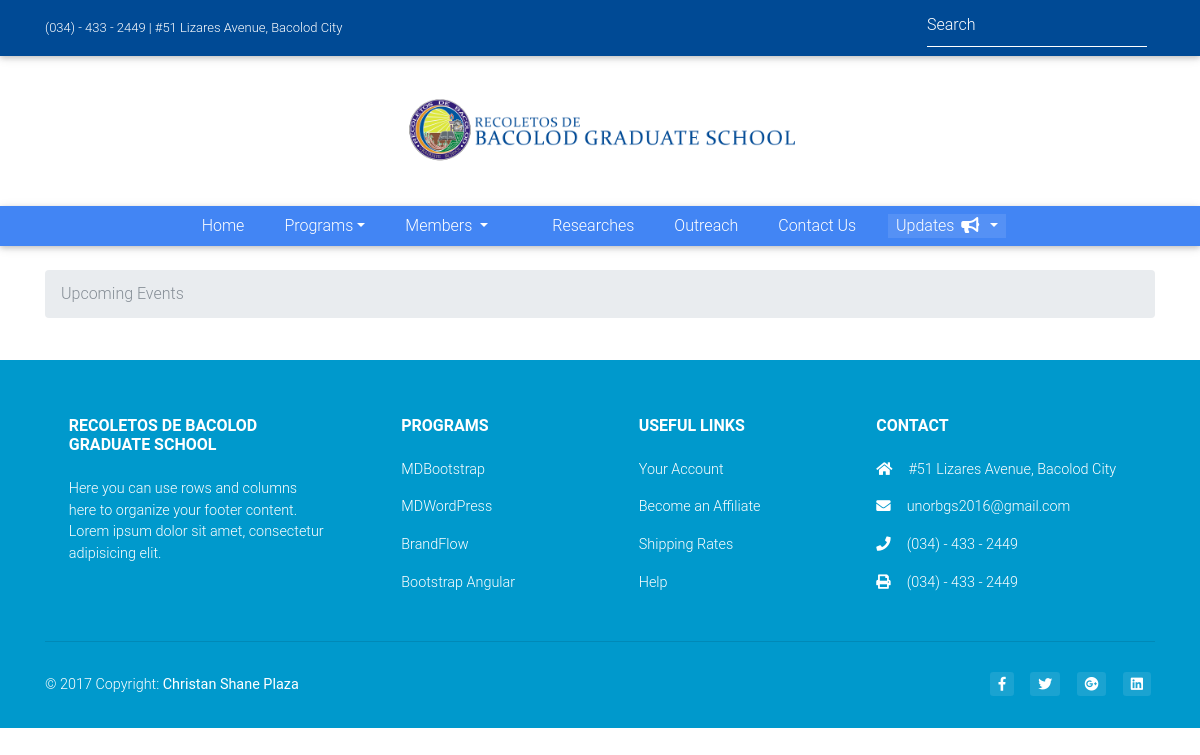
Page /upcomingevents on the earlier database version.
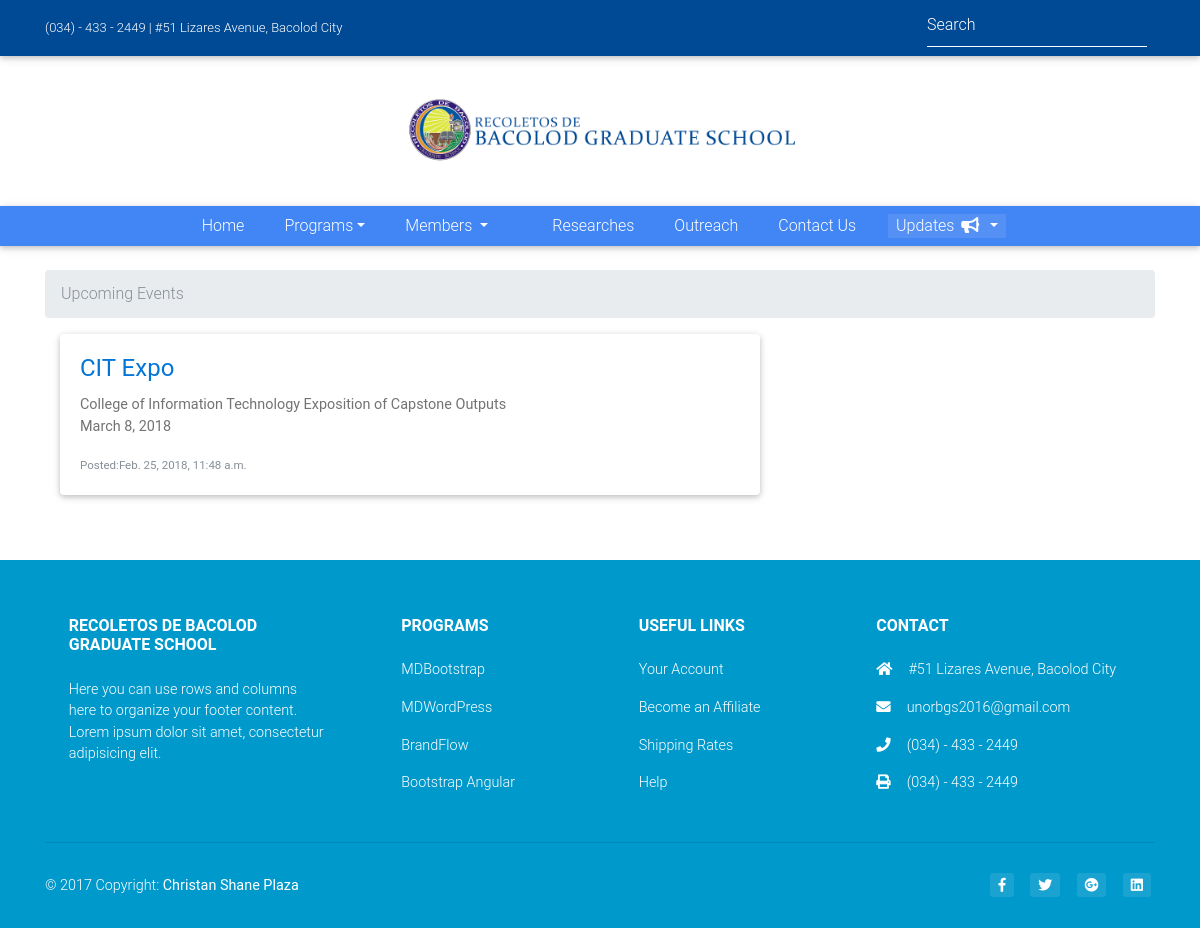
Same page on the later database version.
### website/models.py (models this page shows, shortened)
class UpcomingEvent(models.Model):
	event_name = models.CharField(null="",max_length=1000)
	event_details = models.CharField(null="",max_length=10000)
	event_date = models.DateField(null="")
	event_time = models.TimeField(null="", help_text="Format: HH:MM:SS, 24H. e.g 15:30:00 is 3:30PM")
	event_datecreated = models.DateTimeField(null="",auto_now_add=True)

### website/views.py (the view)
# urls.py: url(r'^upcomingevents', views.upcomingevents, name='upcomingevents'),
def upcomingevents(request, template_name='website/upcomingevents.html'):
	events_list = UpcomingEvent.objects.all().order_by('event_date')
	page = request.GET.get('page', 1)
	paginator = Paginator(events_list, 3)
	try:
		events = paginator.page(page)
	except PageNotAnInteger:
		events = paginator.page(1)
	except EmptyPage:
		events = paginator.page(paginator.num_pages)
	return render(request, template_name, {'events' : events})

### website/templates/website/upcomingevents.html (shortened to what this page needs)
{% extends 'website/base.html' %}
{% load static %}
{% block navbar %}
<nav class="navbar navbar-expand-lg navbar-dark primary-color">
    <div class="container">
        <div class="row mx-auto">
            <div class="col-lg-12">
                <div class="collapse navbar-collapse" id="basicExampleNav">
                    <ul class="navbar-nav ml-auto">
                        <li class="nav-item">
                          <a class="nav-link" href="/"> Home
                          </a>
                        </li>
                        <li class="nav-item dropdown menu-large ml-4">
                          <a class="nav-link dropdown-toggle dropdown-toggle-split" href="programs" data-toggle="dropdown" aria-haspopup="true" aria-expanded="false">Programs</a>
                        </li>
                        <li class="nav-item ml-4 dropdown">
                            <a class="nav-link dropdown-toggle" href="#" id="userMenu2" data-toggle="dropdown" aria-haspopup="true" aria-expanded="false">
                                Members
                            </a>
                        </li>
                        <li class="nav-item ml-4">
                          <a class="nav-link ml-4" href="/research">Researches</a>
                        </li>
                        <li class="nav-item ml-4">
                          <a class="nav-link" href="/outreach">Outreach</a>
                        </li>
                        <li class="nav-item ml-4">
                          <a class="nav-link" href="/contactus">Contact Us</a>
                        </li>
                        <li class="nav-item ml-4 dropdown active">
                            <a class="nav-link dropdown-toggle" href="#" id="userMenu" data-toggle="dropdown" aria-haspopup="true" aria-expanded="false">
                                Updates <i class="fa fa-bullhorn"></i>
                            </a>
                        </li>
                    </ul>
                </div>
            </div>
        </div>
    </div>
</nav>
{% endblock %}
{% block breadcrumb %}
<div class="container mt-4">
    <ol class="breadcrumb">
        <li class="breadcrumb-item active">Upcoming Events</li>
    </ol>
</div>
{% endblock %}
{% block content %}
<div class="container">
  <div class="row">
      <div class="col-lg-8">
        {% for UpcomingEvent in events %}
        <div class="col-lg-12 col-md-8">
          <div class="card mb-3">
            <div class="card-block card-body">
              <h4 class="card-title">
                <a href="">{{UpcomingEvent.event_name}}</a>
              </h4>
                <p class="card-text">
                    {{ UpcomingEvent.event_details }}
                    <br>
                    {{ UpcomingEvent.event_date}}
                </p>
              <p class="card-text">
                  <small class="text-muted">
                    Posted:{{UpcomingEvent.event_datecreated}}
                  </small>
              </p>
            </div>
          </div>
        </div>
        <br>
        {% endfor %}
          </div>
    </div>
    <div class="row ">
        <div class="col-md-12">
        </div>
    </div>
  <br>
</div>
{% endblock %}

Differences in the rows shown:
added UpcomingEvent: event_name "CIT Expo", event_details "College of Information Technology Exposition of Capstone Outputs", event_date "March 8, 2018", event_datecreated "Feb. 25, 2018, 11:48 a.m."
